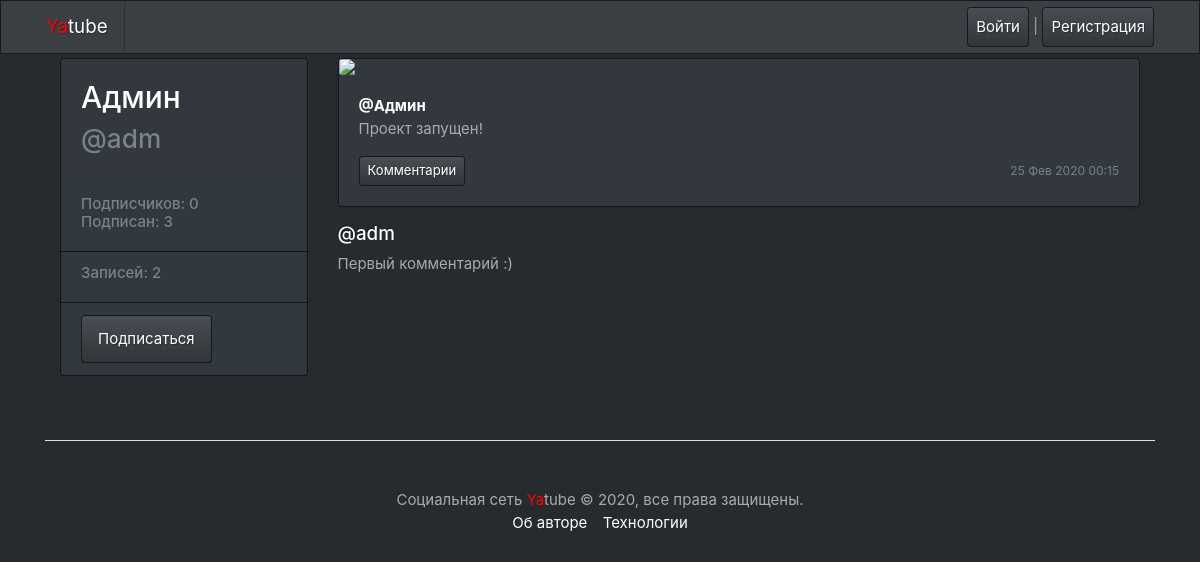
/adm/56/, run on the app's committed database.
### posts/models.py (models this page shows, shortened)
class Post(models.Model):
    text = models.TextField()
    pub_date = models.DateTimeField("Дата публикации", auto_now_add=True)
    author = models.ForeignKey(User, on_delete=models.CASCADE, related_name="author")
    group = models.ForeignKey(
        Group, on_delete=models.CASCADE, related_name="group", blank=True, null=True
    )
    image = models.ImageField(upload_to='posts/', blank=True, null=True)

class Comment(models.Model):
    post = models.ForeignKey(Post, on_delete=models.CASCADE, related_name="Post")
    author = models.ForeignKey(User, on_delete=models.CASCADE, related_name="comment_author")
    text = models.TextField()
    created = models.DateTimeField(auto_now_add=True)

### posts/views.py (the view)
# urls.py: path("<username>/<int:post_id>/", views.post_view, name="post"),
def post_view(request, username, post_id):
    profile = get_object_or_404(User, username=username)
    post = get_object_or_404(Post, pk=post_id)
    post_list = Post.objects.filter(author = profile).order_by('-pub_date').all()
    posts_count = post_list.count()
    form = CommentForm()
    comment_list = Comment.objects.filter(post=post).order_by('-created').all()
    followers = Favorite.objects.filter(author=profile.id).count()
    follow = Favorite.objects.filter(user=profile.id).count()
    following = Favorite.objects.filter(user=request.user.id, author=profile.id).all()
    context = {'form': form, 'profile': profile, 'post': post, 'posts_count': posts_count, 'comment_list': comment_list, \
        'followers': followers, 'follow': follow, 'following': following}
    return render(request, "post.html", context)

### context_processors/context_processors.py (called while the page is built)
def custom_context_processors(request):
    now = dt.datetime.now()
    return {
        'year' : now.year
    }

### posts/templates/post.html (shortened to what this page needs)
{% extends "base.html" %}
{% block content %}
<main role="main" class="container">
    <div class="row">
        {% include 'user_item.html' %}
        <div class="col-md-9">
            {% if post %}
                {% include 'post_item.html' %}
            {% endif %}
            {% include 'comments.html' %}
        </div>
    </div>
</main>
{% endblock %}

### posts/templates/user_item.html
<div class="col-md-3 mb-3 mt-1">
    <div class="card">
        <div class="card-body">
            <div class="h2 text">
                <legend class="h2">{{profile.get_full_name}}</legend>
            </div>
            <div class="h3 text-muted">
                @{{profile.username}}
            </div>
        </div>
            <ul class="list-group list-group-flush">
                <li class="list-group-item" style="background-color:#31383E;">
                    <div class="h6 text-muted">
                    Подписчиков: {{followers}}<br />
                    Подписан: {{follow}}
                    </div>
                </li>
                <li class="list-group-item" style="background-color:#31383E;">
                    <div class="h6 text-muted">
                        Записей: {{posts_count}}
                    </div>
                </li>
                <li class="list-group-item" style="background-color:#31383E;">
                    {% if profile.username == user.username %}
                    <a class="btn btn-primary"
                        href="{% url 'profile_edit' profile.username %}" role="button">
                        Редактировать профиль
                    </a>
                    {% else %}
                        {% if following %}
                        <a class="btn btn-primary"
                            href="{% url 'profile_unfollow' profile.username %}" role="button">
                            Отписаться
                        </a>
                        {% else %}
                        <a class="btn btn-primary"
                            href="{% url 'profile_follow' profile.username %}" role="button">
                            Подписаться
                        </a>
                        {% endif %}
                    {% endif %}
                </li>
            </ul>
    </div>
</div>

### posts/templates/post_item.html (shortened to what this page needs)
<div class="card mb-3 mt-1 shadow-sm" style="width: 100%;">
    {% load thumbnail %}
    {% thumbnail post.image "960x339" crop="center" upscale=True as im %}
        <img class="card-img" src="{{ im.url }}">
    {% endthumbnail %}
    <div class="card-body">
        <p class="card-text">
            <strong class="d-block">
                <a href="{% url 'profile' post.author.username %}" class="card-link">@{{ post.author.get_full_name }}</a>
            </strong>
                {{ post.text|linebreaksbr }}
        </p>
        <div class="d-flex justify-content-between align-items-center">
            <div class="btn-group ">
                <a class="btn btn-sm btn-primary" href="{% url 'post' post.author.username post.id %}" role="button">Комментарии</a>
            </div>
            <small class="text-muted">{{ post.pub_date|date:"d M Y H:i" }}</small>
        </div>
    </div>
</div>

### posts/templates/comments.html (shortened to what this page needs)
{% load user_filters %}
{% for item in comment_list %}
<div class="media mb-4">
<div class="media-body">
    <h5 class="mt-0">
    <a
        href="{% url 'profile' item.author.username %}"
        name="comment_{{ item.pk }}"
        >@{{ item.author.username }}</a>
    </h5>
    <p>
    {{ item.text }}
    </p>
</div>
</div>
{% endfor %}

### data on the page
Post: author.get_full_name "Админ", text "Проект запущен!", pub_date "25 Фев 2020 00:15"
Comment: author.username "adm", text "Первый комментарий :)"

### other printed values
{{ profile.get_full_name }} "Админ"
{{ profile.username }} "adm"
{{ followers }} "0"
{{ follow }} "3"
{{ posts_count }} "2"
